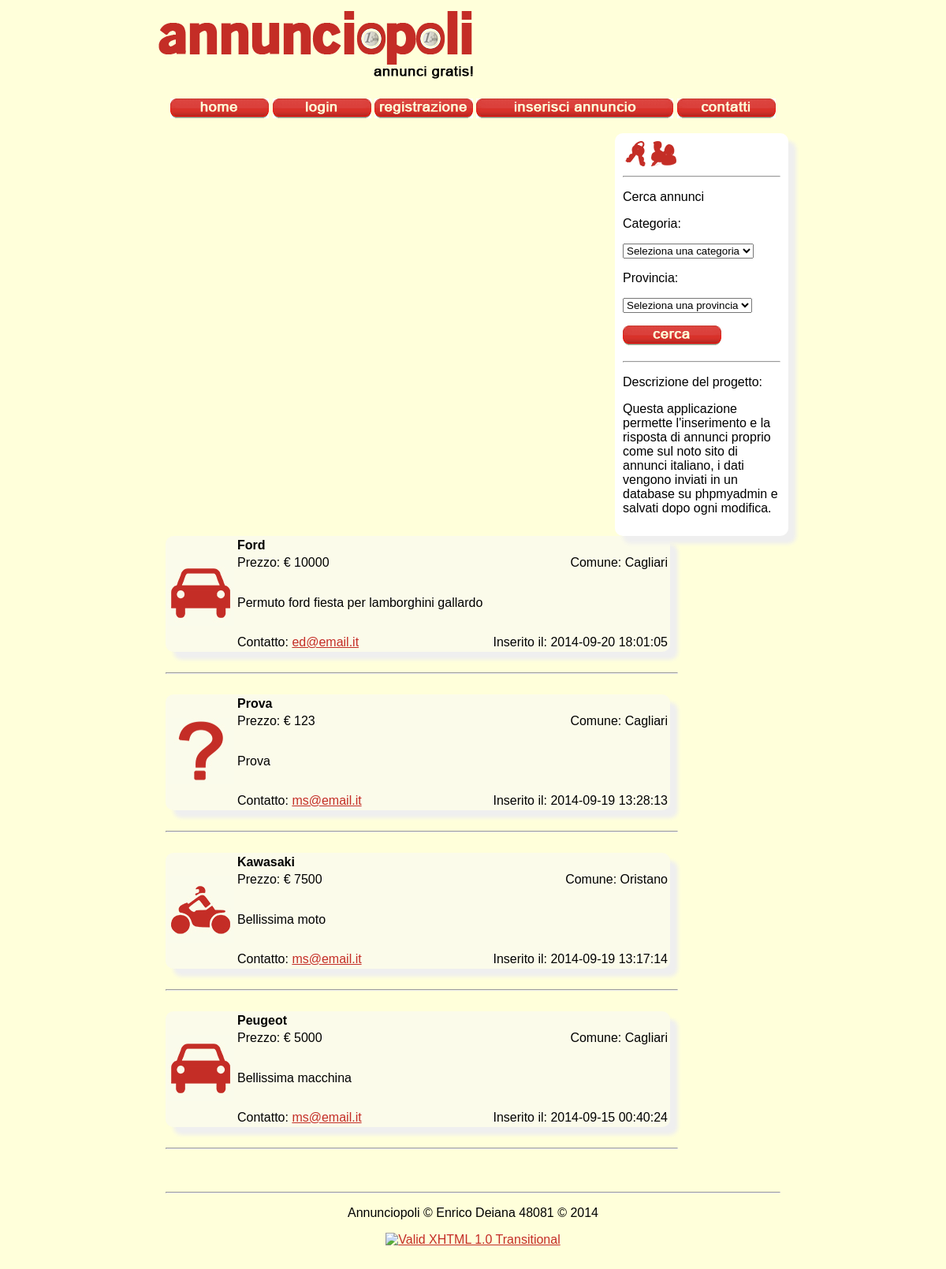
The page / on the database its author committed.
### tables this page shows
CREATE TABLE IF NOT EXISTS `annunci` (
  `id` int(40) NOT NULL AUTO_INCREMENT,
  `titolo` varchar(255) NOT NULL,
  `categoria` varchar(255) NOT NULL,
  `provincia` varchar(255) NOT NULL,
  `prezzo` varchar(255) NOT NULL,
  `descrizione` varchar(255) NOT NULL,
  `mail` varchar(255) NOT NULL,
  `data` datetime NOT NULL,
  PRIMARY KEY (`id`)
);

### index.php (the view, shortened to what this page needs)
<!DOCTYPE html PUBLIC "-//W3C//DTD XHTML 1.1//EN" "http://www.w3.org/TR/xhtml11/DTD/xhtml11.dtd">
<html xmlns="http://www.w3.org/1999/xhtml">
<head>
<link href="files/style.css" rel="stylesheet" type="text/css" />
</head>
<body>
<?php
include ('files/configurazione.php');
?>
<div id="container">
    <div id="header">
         </div>
        <div id="navigation"><?php include ('files/menu_Hor.html'); ?></div>
    <div id="sidebar">
<?php include ('files/menu_Sid.php'); ?>
    </div>
    <div id="main">
        <?php
		if ( ($_GET['categoria'] != null || $_GET['provincia'] != null) || ($_GET['categoria'] != null && $_GET['provincia'] != null) ) {
			if ($_GET['categoria'] != null && $_GET['provincia'] != null) {
			$search_Cat=$_GET['categoria'];
        	$search_Pro=$_GET['provincia'];
			$risultati=mysql_query("SELECT * FROM annunci WHERE categoria = '$search_Cat' AND provincia = '$search_Pro' ORDER BY data DESC");
				}
				if ($_GET['categoria'] != "Seleziona una categoria") {
				$search_Cat=$_GET['categoria'];
				$risultati=mysql_query("SELECT * FROM annunci WHERE categoria = '$search_Cat' ORDER BY data DESC");
				}
				if ($_GET['provincia'] != "Seleziona una provincia") {
        		$search_Pro=$_GET['provincia'];
				$risultati=mysql_query("SELECT * FROM annunci WHERE provincia = '$search_Pro' ORDER BY data DESC");
				}
			} else {
		$risultati=mysql_query("SELECT * FROM annunci ORDER BY data DESC");
			}
        $num=mysql_numrows($risultati);
		if ( $num != 0 ) {
		$i=0;
		while ($i < $num) {
     	$titolo=mysql_result($risultati,$i,'titolo');
        $categoria=mysql_result($risultati,$i,'categoria');
        $provincia=mysql_result($risultati,$i,'provincia');
		$prezzo=mysql_result($risultati,$i,'prezzo');
        $descrizione=mysql_result($risultati,$i,'descrizione');
        $mail=mysql_result($risultati,$i,'mail');
		$data=mysql_result($risultati,$i,'data');
        echo "<table id='border_shadow' width='640' border='0' bgcolor='#fbfbea'>
  <tr>
    <td width='84' rowspan='4'><img src='files/img/categoria_$categoria.jpg' border='0'></td>
    <td colspan='2'><b>$titolo</b></td>
  </tr>
  <tr>
  	<td width='271'>Prezzo: &#8364; $prezzo</td>
    <td width='271' align='right'>Comune: $provincia</td>
  </tr>
  <tr>
    <td height='75' colspan='2'>$descrizione</td>
  </tr>
  <tr>
    <td>Contatto: <a href='mailto:$mail'>$mail</a></td>
    <td width='271' align='right'>Inserito il: $data</td>
  </tr>
</table>
<br />
<hr />
<br />";
     	$i++;
 						  }
		}
		elseif ($_GET['categoria'] == "Seleziona una categoria" && $_GET['provincia'] == "Seleziona una provincia") {
			echo "<b>Seleziona una categoria e/o una provincia.</b>";
		} else {
echo "<b>Non sono presenti annunci.</b>";
}
?>
    </div>
    <div id="footer"><?php include ('files/footer.html'); ?></div>
</div>
</body>
</html>

### files/configurazione.php (shortened to what this page needs)
<!DOCTYPE html PUBLIC "-//W3C//DTD XHTML 1.0 Transitional//EN" "http://www.w3.org/TR/xhtml1/DTD/xhtml1-transitional.dtd">
<html xmlns="http://www.w3.org/1999/xhtml">
<head>
</head>
<body>
</body>
</html>

### files/menu_Sid.php (shortened to what this page needs)
<?php
if ($_SESSION['login'] == null && $_SESSION['id'] == null) {
if ( $_SERVER['PHP_SELF'] != "/AMM/login.php" ) {
	if ( $_GET['form'] == "open" ) {
		$form= "?form=close";
		} else {
			$form= "?form=open";
		}
	}
?>
<a href="<?=$form?>"><img src="files/img/ico_in.png" border="0" alt="Login" onmouseover="this.src='files/img/ico_inh.png'" onmouseout="this.src='files/img/ico_in.png'"/></a>
<a href="registrazione.php"><img src="files/img/ico_reg.png" border="0" alt="registrati" onmouseover="this.src='files/img/ico_regh.png'" onmouseout="this.src='files/img/ico_reg.png'"/></a>
<?php
}
?>
<hr />
<p>Cerca annunci</p>
          <form method="get" action="index.php" id="cerca">
          <label for="categoria">Categoria:</label>
		  <br />
            <p>
		 	<select name="categoria" >
              <option value="Seleziona una categoria">Seleziona una categoria</option>
          </select>
            </p>
		  <label for="provincia">Provincia:</label>
		  <br />
          <p>
		  <select name="provincia" >
           	  <option value="Seleziona una provincia">Seleziona una provincia</option>
          </select>
			</p>
		    <p>
	        <input type="image" src="files/img/button_cer.jpg" border="0" alt="cerca" onmouseover="this.src='files/img/button_cerh.jpg'" onmouseout="this.src='files/img/button_cer.jpg';"/>
            <br />
		  </p>
          </form>
		  <hr />
             <p>Descrizione del progetto:
  </p>
          <p>Questa applicazione permette l'inserimento e la risposta di annunci proprio come sul noto sito di annunci italiano, i dati vengono inviati in un database su phpmyadmin e salvati dopo ogni modifica. </p>

### files/style.css (style rules this page uses)
body { background-color: #ffffda; margin-left: 200px; margin-top: 10px; margin-right: 200px; margin-bottom: 10px; font-family: Arial; font-size: 16px; }
div#container { width:auto; margin:1 auto; }
div#header { background: url(img/logo.png) no-repeat; height:90px; width:auto; padding: 5px 10px 5px 10px; }
div#navigation { border-radius: 10px; padding: 5px 10px 5px 10px; margin-top: 10px; text-align:center; }
div#main { width: 650px; border-radius: 10px; padding: 5px 10px 5px 10px; margin-top: 10px; }
div#sidebar { background-color: #ffffff; float: right; width: 200px; border-radius: 10px; padding: 10px 10px 10px 10px; margin-top: 10px; }
div#sidebar { -moz-box-shadow: 10px 10px 5px #efefef; -webkit-box-shadow: 10px 10px 5px #efefef; filter: progid:DXImageTransform.Microsoft.Shadow(color='#efefef', Direction=135, Strength=10); box-shadow: 10px 10px 5px #efefef; }
div#footer { clear: right; text-align:center; padding: 5px 10px 5px 10px; margin-top: 10px; }
#border_shadow { border-radius: 10px; -moz-border-radius: 10px; -webkit-border-radius: 10px; -moz-box-shadow: 10px 10px 5px #efefef; -webkit-box-shadow: 10px 10px 5px #efefef; filter: progid:DXImageTransform.Microsoft.Shadow(color='#efefef', Direction=135, Strength=10); box-shadow: 10px 10px 5px #efefef; }
a:link, a:visited { text-decoration: underline; color: #c42d26; background-color: transparent; }

### rows shown on the page
annunci: categoria (picture), titolo "Ford", prezzo "10000", provincia "Cagliari", descrizione "Permuto ford fiesta per lamborghini gallardo", mail "ed@email.it", data "2014-09-20 18:01:05"
annunci: categoria (picture), titolo "Prova", prezzo "123", provincia "Cagliari", descrizione "Prova", mail "ms@email.it", data "2014-09-19 13:28:13"
annunci: categoria (picture), titolo "Kawasaki", prezzo "7500", provincia "Oristano", descrizione "Bellissima moto", mail "ms@email.it", data "2014-09-19 13:17:14"
annunci: categoria (picture), titolo "Peugeot", prezzo "5000", provincia "Cagliari", descrizione "Bellissima macchina", mail "ms@email.it", data "2014-09-15 00:40:24"
